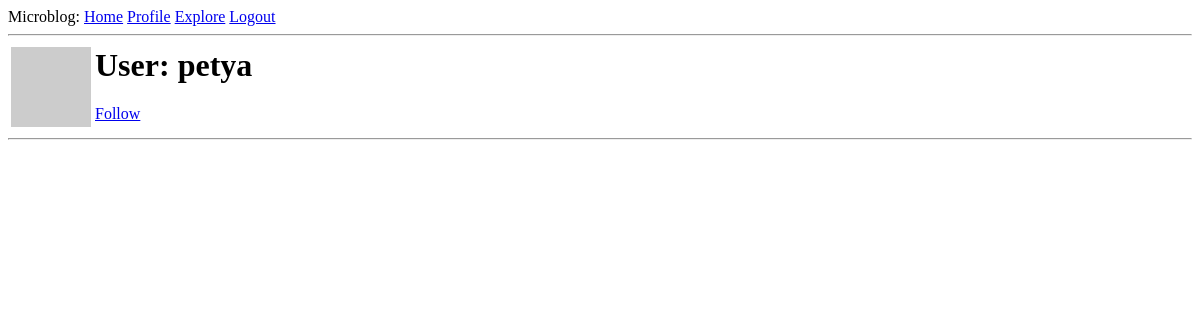
The app's page /user/petya (signed in), older data.
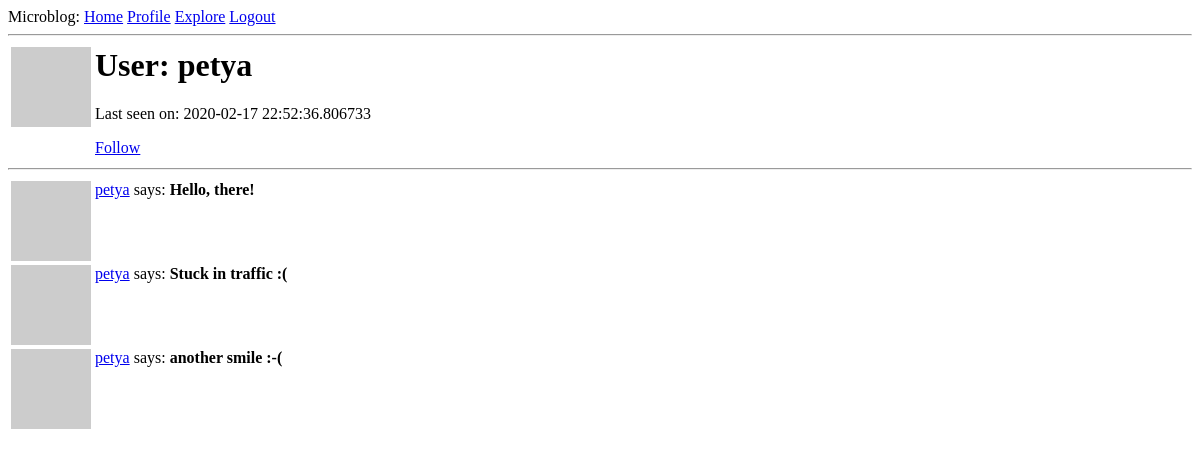
The same page, newer data.
### app/models.py (models this page shows, shortened)
class User(UserMixin, db.Model):
    id = db.Column(db.Integer, primary_key=True)
    username = db.Column(db.String(64), index=True, unique=True)
    email = db.Column(db.String(120), index=True, unique=True)
    password_hash = db.Column(db.String(128))
    posts = db.relationship('Post', backref='author', lazy='dynamic')
    about_me = db.Column(db.String(140))
    last_seen = db.Column(db.DateTime, default=datetime.utcnow)
    followed = db.relationship(
        'User', secondary='followers',
        primaryjoin=(followers.c.follower_id == id),
        secondaryjoin=(followers.c.followed_id == id),
        backref=db.backref('followers', lazy='dynamic'), lazy='dynamic')
    def avatar(self, size):
        digest = md5(self.email.lower().encode('utf-8')).hexdigest()
        return f'https://www.gravatar.com/avatar/{digest}?d=identicon&s={size}'
    def is_following(self, user):
        return self.followed.filter(followers.c.followed_id == user.id).count() > 0

class Post(db.Model):
    id = db.Column(db.Integer, primary_key=True)
    body = db.Column(db.String(140))
    timestamp = db.Column(db.DateTime, index=True, default=datetime.utcnow)
    user_id = db.Column(db.Integer, db.ForeignKey('user.id'))

### app/routes.py (the view)
@app.route('/user/<username>')
@login_required
def user(username):
    page = request.args.get('page', 1, type=int)
    user = User.query.filter_by(username=username).first_or_404()
    posts = user.posts.paginate(
        page, app.config['POSTS_PER_PAGE'], False)
    next_url = url_for('user', username=user.username, page=posts.next_num) \
        if posts.has_next else None
    prev_url = url_for('user', username=user.username, page=posts.prev_num) \
        if posts.has_prev else None
    about_me = user.about_me
    return render_template(
        'user.html',
        user=user,
        posts=posts.items,
        next_url=next_url,
        prev_url=prev_url)

### app/models.py (called while the page is built)
@login.user_loader
def load_user(id):
    return User.query.get(int(id))

### app/routes.py (called while the page is built)
@app.before_request
def before_request():
    if current_user.is_authenticated:
        current_user.last_seen = datetime.utcnow()
        db.session.commit()

### app/templates/user.html (shortened to what this page needs)
{% extends "base.html" %}
{% block content %}
  <table>
    <tr valign="top">
      <td><img src="{{ user.avatar(128) }}"</td>
      <td>
        <h1>User: {{ user.username }}</h1>
        {%  if user.last_seen %}<p>Last seen on: {{ user.last_seen }}</p>{% endif %}
        {% if user == current_user %}
          <p><a href="{{ url_for('edit_profile') }}">Edit your profile</a></p>
        {% elif not current_user.is_following(user) %}
          <p><a href="{{ url_for('follow', username=user.username) }}">Follow</a></p>
        {% else %}
          <p><a href="{{ url_for('unfollow', username=user.username) }}">Unfollow</a></p>
        {% endif %}
      </td>
    </tr>
  </table>
  <hr>
  <table>
    {% for post in posts %}
      {% include "_post.html" %}
    {% endfor %}
  </table>
{% endblock %}

### app/templates/base.html (shortened to what this page needs)
<html>
  <head>
  </head>
  <body>
     <div>
       Microblog:
       <a href="{{ url_for('index') }}">Home</a>
       {% if current_user.is_anonymous %}
         <a href="{{ url_for('login') }}">Login</a>
       {% else %}
         <a href="{{ url_for('user', username=current_user.username) }}">Profile</a>
         <a href="{{ url_for('explore') }}">Explore</a>
         <a href="{{ url_for('logout') }}">Logout</a>
       {% endif %}
     </div>
     <hr>
     {% block content %}{% endblock %}
   </body>
</html>

### app/templates/_post.html
<tr valign="top">
  <td><img src="{{ post.author.avatar(36) }}"></td>
  <td><a href="{{ url_for('user', username=post.author.username) }}">
      {{ post.author.username }}</a> says: <b>{{ post.body }}</b>
  </td>
</tr>

Row changes from the older to the newer data that the page shows:
changed User "petya": last_seen (not shown) → "2020-02-17 22:52:36.806733"
added Post: author.username "petya", body "Hello, there!"
added Post: author.username "petya", body "Stuck in traffic :("
added Post: author.username "petya", body "another smile :-("
Text that changed along with them:
text now shown: "Last seen on:"
